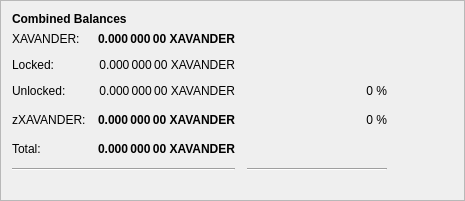
         <widget class="QFrame" name="frame_3">
          <property name="geometry">
           <rect>
            <x>0</x>
            <y>150</y>
            <width>465</width>
            <height>201</height>
           </rect>
          </property>
          <property name="frameShape">
           <enum>QFrame::StyledPanel</enum>
          </property>
          <property name="frameShadow">
           <enum>QFrame::Raised</enum>
          </property>
          <layout class="QVBoxLayout" name="verticalLayout_5">
           <item>
            <layout class="QHBoxLayout" name="horizontalLayout_5" stretch="0">
             <item>
              <widget class="QLabel" name="label_5z">
               <property name="maximumSize">
                <size>
                 <width>16777215</width>
                 <height>20</height>
                </size>
               </property>
               <property name="font">
                <font>
                 <weight>75</weight>
                 <bold>true</bold>
                </font>
               </property>
               <property name="toolTip">
                <string>Combined Balances (including unconfirmed and immature coins)</string>
               </property>
               <property name="text">
                <string>&lt;html&gt;&lt;head/&gt;&lt;body&gt;&lt;p&gt;Combined Balances&lt;/p&gt;&lt;/body&gt;&lt;/html&gt;</string>
               </property>
              </widget>
             </item>
            </layout>
           </item>
           <item>
            <layout class="QGridLayout" name="gridLayout_3">
             <property name="spacing">
              <number>12</number>
             </property>
             <item row="7" column="0" colspan="2">
              <widget class="Line" name="lineSpendableBalance_3">
               <property name="orientation">
                <enum>Qt::Horizontal</enum>
               </property>
              </widget>
             </item>
             <item row="7" column="2">
              <widget class="Line" name="lineWatchBalance_3">
               <property name="sizePolicy">
                <sizepolicy hsizetype="Preferred" vsizetype="Fixed">
                 <horstretch>0</horstretch>
                 <verstretch>0</verstretch>
                </sizepolicy>
               </property>
               <property name="minimumSize">
                <size>
                 <width>140</width>
                 <height>0</height>
                </size>
               </property>
               <property name="orientation">
                <enum>Qt::Horizontal</enum>
               </property>
              </widget>
             </item>
             <item row="4" column="1">
              <widget class="QLabel" name="labelzBalancez">
               <property name="font">
                <font>
                 <weight>75</weight>
                 <bold>true</bold>
                </font>
               </property>
               <property name="cursor">
                <cursorShape>IBeamCursor</cursorShape>
               </property>
               <property name="toolTip">
                <string>Total of transactions that have yet to be confirmed, and do not yet count toward the spendable balance</string>
               </property>
               <property name="text">
                <string notr="true">0.000 000 00 XAVANDER</string>
               </property>
               <property name="alignment">
                <set>Qt::AlignRight|Qt::AlignTrailing|Qt::AlignVCenter</set>
               </property>
               <property name="textInteractionFlags">
                <set>Qt::LinksAccessibleByMouse|Qt::TextSelectableByKeyboard|Qt::TextSelectableByMouse</set>
               </property>
              </widget>
             </item>
             <item row="6" column="1">
              <widget class="QLabel" name="labelTotalz">
               <property name="font">
                <font>
                 <weight>75</weight>
                 <bold>true</bold>
                </font>
               </property>
               <property name="cursor">
                <cursorShape>IBeamCursor</cursorShape>
               </property>
               <property name="toolTip">
                <string>Total Balance, including unconfirmed and immature coins.</string>
               </property>
               <property name="text">
                <string notr="true">0.000 000 00 XAVANDER</string>
               </property>
               <property name="alignment">
                <set>Qt::AlignRight|Qt::AlignTrailing|Qt::AlignVCenter</set>
               </property>
               <property name="textInteractionFlags">
                <set>Qt::LinksAccessibleByMouse|Qt::TextSelectableByKeyboard|Qt::TextSelectableByMouse</set>
               </property>
              </widget>
             </item>
             <item row="4" column="3">
              <spacer name="horizontalSpacer_6">
               <property name="orientation">
                <enum>Qt::Horizontal</enum>
               </property>
               <property name="sizeHint" stdset="0">
                <size>
                 <width>40</width>
                 <height>20</height>
                </size>
               </property>
              </spacer>
             </item>
             <item row="6" column="0">
              <widget class="QLabel" name="labelTotalTextz">
               <property name="text">
                <string>Total:</string>
               </property>
              </widget>
             </item>
             <item row="1" column="0">
              <widget class="QLabel" name="labelBalanceTextz">
               <property name="text">
                <string>XAVANDER:</string>
               </property>
              </widget>
             </item>
             <item row="1" column="1">
              <widget class="QLabel" name="labelBalancez">
               <property name="font">
                <font>
                 <weight>75</weight>
                 <bold>true</bold>
                </font>
               </property>
               <property name="cursor">
                <cursorShape>IBeamCursor</cursorShape>
               </property>
               <property name="toolTip">
                <string>Your current spendable balance</string>
               </property>
               <property name="text">
                <string notr="true">0.000 000 00 XAVANDER</string>
               </property>
               <property name="alignment">
                <set>Qt::AlignRight|Qt::AlignTrailing|Qt::AlignVCenter</set>
               </property>
               <property name="textInteractionFlags">
                <set>Qt::LinksAccessibleByMouse|Qt::TextSelectableByKeyboard|Qt::TextSelectableByMouse</set>
               </property>
              </widget>
             </item>
             <item row="4" column="0">
              <widget class="QLabel" name="labelzBalanceTextz">
               <property name="toolTip">
                <string/>
               </property>
               <property name="text">
                <string>zXAVANDER:</string>
               </property>
              </widget>
             </item>
             <item row="4" column="2">
              <widget class="QLabel" name="labelzXAVANDERPercent">
               <property name="toolTip">
                <string>Current percentage of zXAVANDER.
If AutoMint is enabled this percentage will settle around the configured AutoMint percentage (default = 10%)</string>
               </property>
               <property name="text">
                <string>0 %</string>
               </property>
               <property name="alignment">
                <set>Qt::AlignRight|Qt::AlignTrailing|Qt::AlignVCenter</set>
               </property>
              </widget>
             </item>
             <item row="6" column="2">
              <widget class="QLabel" name="label100Percent">
               <property name="text">
                <string/>
               </property>
               <property name="alignment">
                <set>Qt::AlignRight|Qt::AlignTrailing|Qt::AlignVCenter</set>
               </property>
              </widget>
             </item>
             <item row="2" column="1">
              <widget class="QLabel" name="labelLockedBalance">
               <property name="toolTip">
                <string>Locked XAVANDER or Masternode collaterals. These are excluded from zXAVANDER minting.</string>
               </property>
               <property name="text">
                <string>0.000 000 00 XAVANDER</string>
               </property>
               <property name="alignment">
                <set>Qt::AlignRight|Qt::AlignTrailing|Qt::AlignVCenter</set>
               </property>
              </widget>
             </item>
             <item row="2" column="0">
              <widget class="QLabel" name="labelLockedBalanceText">
               <property name="toolTip">
                <string>Locked XAVANDER or Masternode collaterals. These are excluded from zXAVANDER minting.</string>
               </property>
               <property name="text">
                <string>Locked:</string>
               </property>
              </widget>
             </item>
             <item row="3" column="0">
              <widget class="QLabel" name="labelUnLockedBalanceText">
               <property name="toolTip">
                <string>Unlocked XAVANDERs. These can be used for zXAVANDER minting.</string>
               </property>
               <property name="text">
                <string>Unlocked:</string>
               </property>
              </widget>
             </item>
             <item row="3" column="1">
              <widget class="QLabel" name="labelUnLockedBalance">
               <property name="toolTip">
                <string>Unlocked XAVANDERs. These can be used for zXAVANDER minting.</string>
               </property>
               <property name="text">
                <string>0.000 000 00 XAVANDER</string>
               </property>
               <property name="alignment">
                <set>Qt::AlignRight|Qt::AlignTrailing|Qt::AlignVCenter</set>
               </property>
              </widget>
             </item>
             <item row="3" column="2">
              <widget class="QLabel" name="labelXAVANDERPercent">
               <property name="text">
                <string>0 %</string>
               </property>
               <property name="alignment">
                <set>Qt::AlignRight|Qt::AlignTrailing|Qt::AlignVCenter</set>
               </property>
              </widget>
             </item>
            </layout>
           </item>
           <item>
            <spacer name="verticalSpacer">
             <property name="orientation">
              <enum>Qt::Vertical</enum>
             </property>
             <property name="sizeHint" stdset="0">
              <size>
               <width>20</width>
               <height>40</height>
              </size>
             </property>
            </spacer>
           </item>
          </layout>
         </widget>
